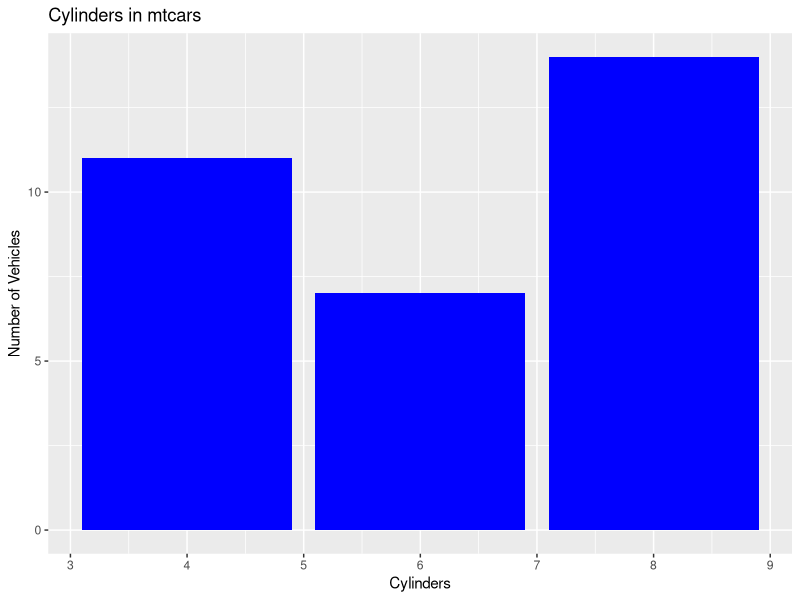
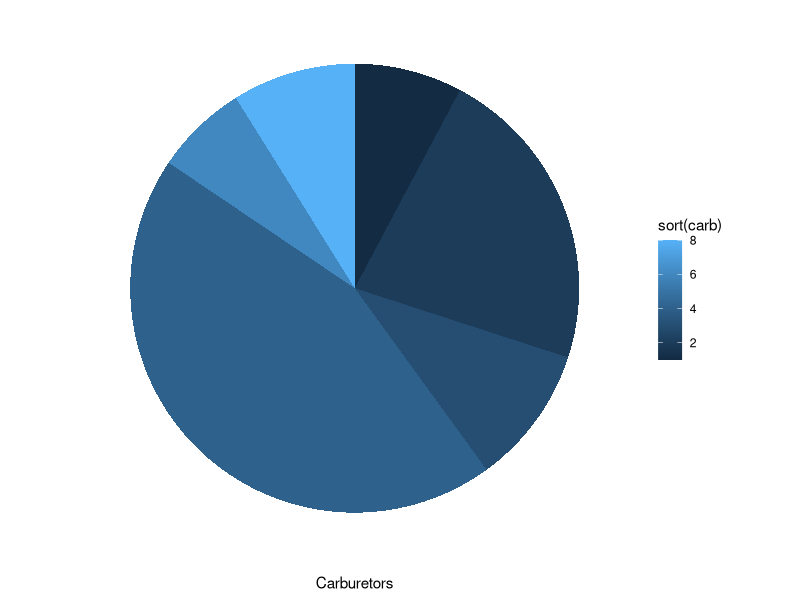

Write the R code that produced these figures, in order.
library(ggplot2)
#-------------Bar charts
qplot(
  mtcars$cyl,
  geom = "bar",
  fill = I("blue"),
  xlab = "Cylinders",
  ylab = "Number of Vehicles",
  main = "Cylinders in mtcars"
)

#---------------


#--------------Pie Charts

barp <- ggplot(mtcars, aes(x=1, y=sort(carb), fill=sort(carb))) + 
  geom_bar(stat="identity")

barp <- barp + coord_polar(theta = 'y')
barp <- barp + theme(
  axis.line = element_blank(),
  axis.text.x = element_blank(),
  axis.text.y = element_blank(),
  axis.ticks = element_blank(),
  axis.title.y = element_blank(),
  panel.background = element_blank()) + labs(y="Carburetors")
print(barp)